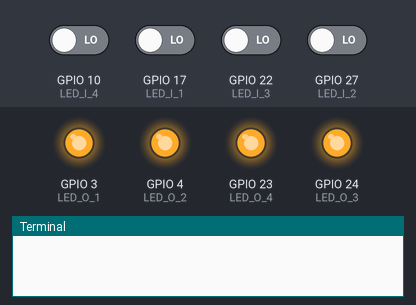
This program was run on a simulated Raspberry Pi (BCM pin numbers). Shown: output pins drawn as LEDs (lit = HIGH), the last lines printed to the terminal. The inputs (shaded band) are chosen by the test bench; at power-on: GPIO 10 (LED_I_4), GPIO 17 (LED_I_1), GPIO 22 (LED_I_3), GPIO 27 (LED_I_2) LOW.

Above: at 1.2 s.
1.3 s: GPIO 10 (LED_I_4) driven HIGH
At 3.4 s:
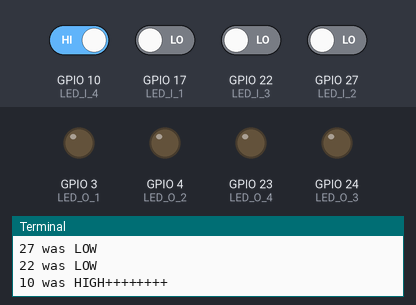
Timing chart, 0 to 13.5 s (numbered marks = the images above; inputs shaded):
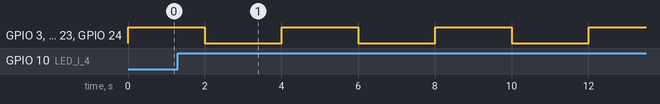

The program:

gpio2.py
```python
import RPi.GPIO as GPIO
from time import sleep

"""PIN DEFINE"""
LED_O_1 = 3
LED_O_2 = 4
LED_O_3 = 24
LED_O_4 = 23

LED_I_1 = 17
LED_I_2 = 27
LED_I_3 = 22
LED_I_4 = 10

HIGH = 1
LOW = 0

"""BROADCOM IC PINOUT"""
GPIO.setmode(GPIO.BCM)

""" Setting GPIO I/O"""
GPIO.setup(LED_I_1, GPIO.IN)
GPIO.setup(LED_I_2, GPIO.IN)
GPIO.setup(LED_I_3, GPIO.IN)
GPIO.setup(LED_I_4, GPIO.IN)

GPIO.setup(LED_O_1, GPIO.OUT)
GPIO.setup(LED_O_2, GPIO.OUT)
GPIO.setup(LED_O_3, GPIO.OUT)
GPIO.setup(LED_O_4, GPIO.OUT)


def SET_LED(PIN1,PIN2,PIN3,PIN4,LED_OUT):
	GPIO.output(PIN1, LED_OUT)
	GPIO.output(PIN2, LED_OUT)
	GPIO.output(PIN3, LED_OUT)
	GPIO.output(PIN4, LED_OUT)
	sleep(2)

def READ_IO():
	if GPIO.input(LED_I_1):
		print(LED_I_1,'was HIGH++++++++')
	else:
		print(LED_I_1,'was LOW')

	if GPIO.input(LED_I_2):
		print(LED_I_2,'was HIGH++++++++')
	else:
		print(LED_I_2,'was LOW')

	if GPIO.input(LED_I_3):
		print(LED_I_3,'was HIGH++++++++')
	else:
		print(LED_I_3,'was LOW')

	if GPIO.input(LED_I_4):
		print(LED_I_4,'was HIGH++++++++')
	else:
		print(LED_I_4,'was LOW')


while True:

	SET_LED(LED_O_1,LED_O_2,LED_O_3,LED_O_4,HIGH)

	READ_IO()

	SET_LED(LED_O_1,LED_O_2,LED_O_3,LED_O_4,LOW)

	READ_IO()
```

Measured:
- by itself, GPIO 3 (LED_O_1), GPIO 4 (LED_O_2), GPIO 23 (LED_O_4), GPIO 24 (LED_O_3): alternates HIGH for 2.0 s and LOW for 2.0 s
